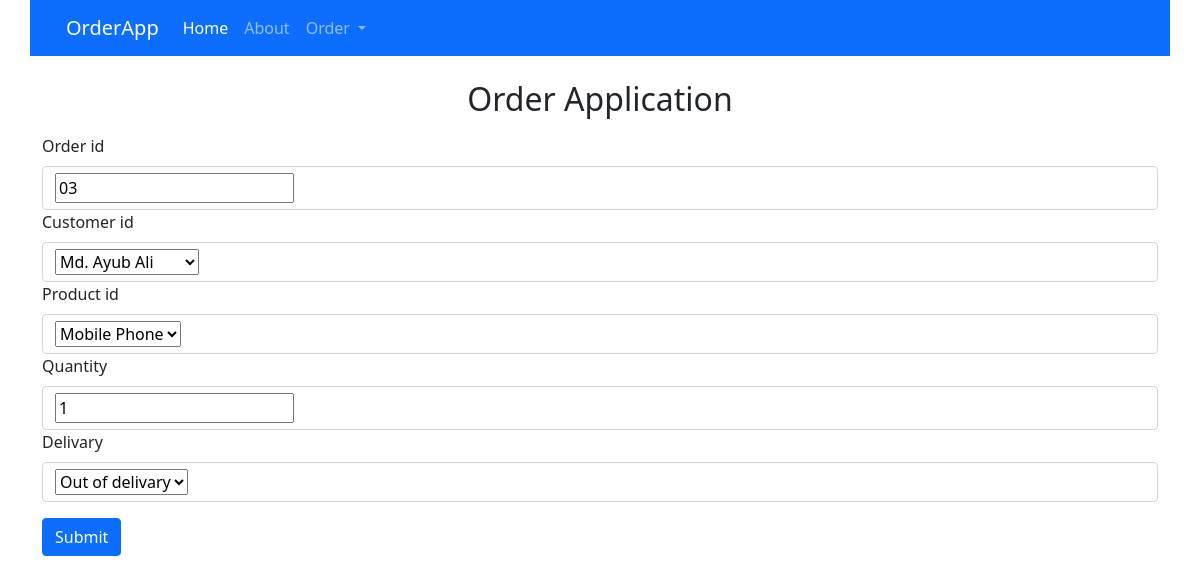
Screenshot of /update_order/3 with the database file from the repository.
### online_order/models.py (models this page shows, shortened)
class Order(models.Model):
    delivary_status = {
        ("Pending", "Pending"),
        ("Out of delivary", "Out of delivary"),
        ("Delivered", "Delivered"),
    }
    order_id = models.CharField(max_length=100, null=True, blank=True)
    customer_id = models.ForeignKey(Customer, null=True, blank=True, related_name='customer', on_delete=SET_NULL)
    product_id = models.ForeignKey(Product, null=True, blank=True, related_name='product', on_delete=SET_NULL)
    quantity = models.CharField(max_length=100, null=True, blank=True)
    delivary = models.CharField(max_length=100, null=True, blank=True, choices=delivary_status)

### online_order/views.py (the view)
# urls.py: path('update_order/<str:pk>', views.update_order, name = "update_order"),
def update_order(request, pk):
    order = Order.objects.get(id=pk)
    form = OrderForms(instance=order)
    if request.method == "POST":
        form = OrderForms(request.POST, instance=order)
        if form.is_valid():
            form.save()
            return redirect("orderlist")
    context = {
        "form" : form,
    }
    return render(request, "orders.html", context=context)

### online_order/forms.py
class OrderForms(forms.ModelForm):
    class Meta:
        model = Order
        fields = "__all__"

### online_order/models.py (called while the page is built)
    def __str__(self):
        return self.name

    def __str__(self):
        return self.product_name

### templates/orders.html (shortened to what this page needs)
{% extends "main.html" %} {% block content%}
<div class="container">
    <div class="row">
        <div class="container">
            <div class="row mt-4 text-center">
                <h2>Order Application</h2>
            </div>
        </div>
        <form class="mt-2" action="#" , method="post">
            <div class="mb-3">
                <label for="exampleInputEmail1" class="form-label">{{ form.order_id.label }}</label>
                <div class="form-control">{{ form.order_id }}</div>
                <label for="exampleInputEmail1" class="form-label">{{ form.customer_id.label }}</label>
                <div class="form-control">{{ form.customer_id }}</div>
                <label for="exampleInputEmail1" class="form-label">{{ form.product_id.label }}</label>
                <div class="form-control">{{ form.product_id }}</div>
                <label for="exampleInputEmail1" class="form-label">{{ form.quantity.label }}</label>
                <div class="form-control">{{ form.quantity }}</div>
                <label for="exampleInputEmail1" class="form-label">{{ form.delivary.label }}</label>
                <div class="form-control">{{ form.delivary }}</div>
            </div>
            <button type="submit" class="btn btn-primary">Submit</button>
        </form>
    </div>
</div>
{%endblock%}

### rows the page displays
Order: order_id "03", customer_id "Md. Ayub Ali", product_id "Mobile Phone", quantity "1", delivary "Out of delivary"
